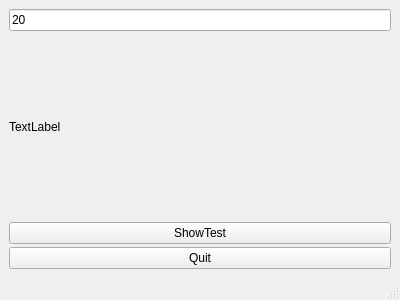
<?xml version="1.0" encoding="UTF-8"?>
<ui version="4.0">
 <class>MainWindow</class>
 <widget class="QMainWindow" name="MainWindow">
  <property name="geometry">
   <rect>
    <x>0</x>
    <y>0</y>
    <width>400</width>
    <height>300</height>
   </rect>
  </property>
  <property name="minimumSize">
   <size>
    <width>400</width>
    <height>300</height>
   </size>
  </property>
  <property name="maximumSize">
   <size>
    <width>800</width>
    <height>600</height>
   </size>
  </property>
  <property name="windowTitle">
   <string>MainWindow</string>
  </property>
  <widget class="QWidget" name="centralwidget">
   <layout class="QGridLayout" name="gridLayout">
    <item row="0" column="0">
     <layout class="QVBoxLayout" name="verticalLayout" stretch="2,0,0,0">
      <property name="spacing">
       <number>3</number>
      </property>
      <item>
       <widget class="QLineEdit" name="lineEdit_num">
        <property name="text">
         <string>20</string>
        </property>
       </widget>
      </item>
      <item>
       <widget class="QLabel" name="label_num">
        <property name="text">
         <string>TextLabel</string>
        </property>
       </widget>
      </item>
      <item>
       <widget class="QPushButton" name="pushButton_st">
        <property name="text">
         <string>ShowTest</string>
        </property>
       </widget>
      </item>
      <item>
       <widget class="QPushButton" name="pushButton_quit">
        <property name="text">
         <string>Quit</string>
        </property>
       </widget>
      </item>
     </layout>
    </item>
   </layout>
  </widget>
  <widget class="QMenuBar" name="menubar">
   <property name="geometry">
    <rect>
     <x>0</x>
     <y>0</y>
     <width>400</width>
     <height>18</height>
    </rect>
   </property>
  </widget>
  <widget class="QStatusBar" name="statusbar"/>
 </widget>
 <resources/>
 <connections/>
</ui>
